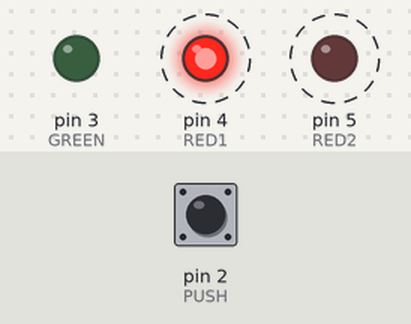
A sketch run on a simulated Arduino Uno, built with avr-gcc and run on an emulated ATmega328P. Shown: output pins drawn as LEDs (lit = HIGH). Dashed ring = blinking. The inputs (shaded band) are chosen by the test bench; at power-on: pin 2 (PUSH) HIGH.

Above: at 1.8 s.
1.9 s: pin 2 (PUSH) pulled LOW for 3.2 s
At 2.3 s:
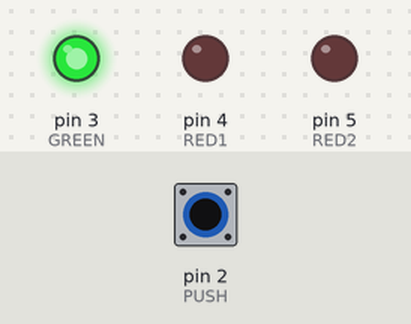
At 5.22 s:
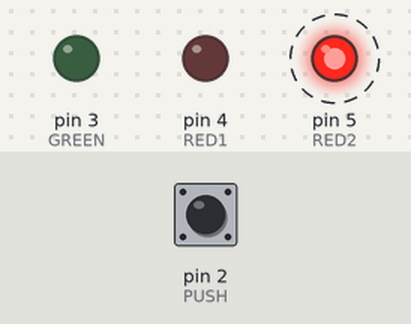
Timing chart, 0 to 12.6 s (numbered marks = the images above; inputs shaded):
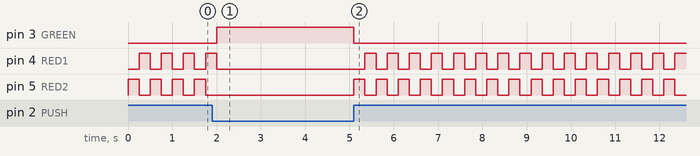

Measured:
- after the input at 1.9 s, pin 3 (GREEN): LOW → HIGH after 0.10 s, → LOW 3.1 s later
- by itself, pin 4 (RED1): repeats every 0.50 s: HIGH 0.25 s, LOW 0.25 s

The sketch:

spaceship.ino
```cpp
#define DELAY 250
#define PUSH 2
#define GREEN 3
#define RED1 4
#define RED2 5

int switchState = 0;

void setup() {
  pinMode(GREEN, OUTPUT);
  pinMode(RED1, OUTPUT);
  pinMode(RED2, OUTPUT);
  pinMode(PUSH, INPUT);
}

void loop() {
  switchState = digitalRead(PUSH);

  if (switchState == LOW) {
    digitalWrite(GREEN, HIGH);
    digitalWrite(RED1, LOW);
    digitalWrite(RED2, LOW);
  } else {
    digitalWrite(GREEN, LOW);

    digitalWrite(RED1, LOW);
    digitalWrite(RED2, HIGH);
    delay(DELAY);
    digitalWrite(RED1, HIGH);
    digitalWrite(RED2, LOW);
    delay(DELAY);
  }
}
```
